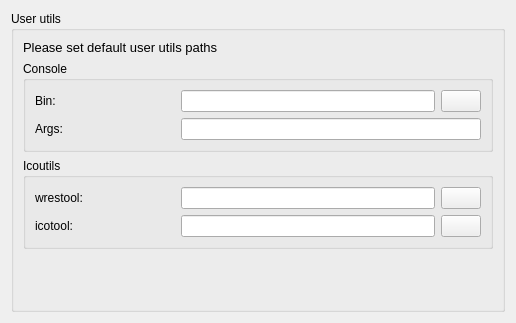
           <widget class="QWidget" name="widgetFirstStartup2" native="true">
            <property name="geometry">
             <rect>
              <x>-1</x>
              <y>0</y>
              <width>510</width>
              <height>323</height>
             </rect>
            </property>
            <property name="autoFillBackground">
             <bool>true</bool>
            </property>
            <layout class="QVBoxLayout" name="_25">
             <item>
              <widget class="QGroupBox" name="groupBox_8">
               <property name="autoFillBackground">
                <bool>false</bool>
               </property>
               <property name="title">
                <string>User utils</string>
               </property>
               <layout class="QVBoxLayout" name="_26">
                <item>
                 <widget class="QLabel" name="label_5">
                  <property name="sizePolicy">
                   <sizepolicy hsizetype="Preferred" vsizetype="Preferred">
                    <horstretch>0</horstretch>
                    <verstretch>0</verstretch>
                   </sizepolicy>
                  </property>
                  <property name="text">
                   <string>&lt;!DOCTYPE HTML PUBLIC &quot;-//W3C//DTD HTML 4.0//EN&quot; &quot;http://www.w3.org/TR/REC-html40/strict.dtd&quot;&gt;
&lt;html&gt;&lt;head&gt;&lt;meta name=&quot;qrichtext&quot; content=&quot;1&quot; /&gt;&lt;style type=&quot;text/css&quot;&gt;
p, li { white-space: pre-wrap; }
&lt;/style&gt;&lt;/head&gt;&lt;body style=&quot; font-family:'Verdana'; font-size:10pt; font-weight:400; font-style:normal;&quot;&gt;
&lt;p style=&quot; margin-top:12px; margin-bottom:12px; margin-left:0px; margin-right:0px; -qt-block-indent:0; text-indent:0px;&quot;&gt;Please set default user utils paths&lt;/p&gt;&lt;/body&gt;&lt;/html&gt;</string>
                  </property>
                 </widget>
                </item>
                <item>
                 <widget class="QGroupBox" name="groupBox_5">
                  <property name="title">
                   <string>Console</string>
                  </property>
                  <layout class="QVBoxLayout" name="_27">
                   <item>
                    <widget class="QWidget" name="widget_12" native="true">
                     <layout class="QHBoxLayout" name="_28">
                      <property name="margin">
                       <number>0</number>
                      </property>
                      <item>
                       <widget class="QLabel" name="label_8">
                        <property name="minimumSize">
                         <size>
                          <width>140</width>
                          <height>0</height>
                         </size>
                        </property>
                        <property name="maximumSize">
                         <size>
                          <width>140</width>
                          <height>16777215</height>
                         </size>
                        </property>
                        <property name="text">
                         <string>Bin:</string>
                        </property>
                       </widget>
                      </item>
                      <item>
                       <widget class="QLineEdit" name="txtConsoleBin"/>
                      </item>
                      <item>
                       <widget class="QPushButton" name="cmdGetConsoleBin">
                        <property name="text">
                         <string/>
                        </property>
                        <property name="iconSize">
                         <size>
                          <width>16</width>
                          <height>16</height>
                         </size>
                        </property>
                       </widget>
                      </item>
                     </layout>
                    </widget>
                   </item>
                   <item>
                    <widget class="QWidget" name="widget_16" native="true">
                     <layout class="QHBoxLayout" name="_29">
                      <property name="margin">
                       <number>0</number>
                      </property>
                      <item>
                       <widget class="QLabel" name="label_22">
                        <property name="minimumSize">
                         <size>
                          <width>140</width>
                          <height>0</height>
                         </size>
                        </property>
                        <property name="maximumSize">
                         <size>
                          <width>140</width>
                          <height>16777215</height>
                         </size>
                        </property>
                        <property name="text">
                         <string>Args:</string>
                        </property>
                       </widget>
                      </item>
                      <item>
                       <widget class="QLineEdit" name="txtConsoleArgs"/>
                      </item>
                     </layout>
                    </widget>
                   </item>
                  </layout>
                 </widget>
                </item>
                <item>
                 <widget class="QGroupBox" name="groupBox_6">
                  <property name="title">
                   <string>Icoutils</string>
                  </property>
                  <layout class="QVBoxLayout" name="_30">
                   <item>
                    <widget class="QWidget" name="widget_26" native="true">
                     <layout class="QHBoxLayout" name="_31">
                      <property name="margin">
                       <number>0</number>
                      </property>
                      <item>
                       <widget class="QLabel" name="label_25">
                        <property name="minimumSize">
                         <size>
                          <width>140</width>
                          <height>0</height>
                         </size>
                        </property>
                        <property name="maximumSize">
                         <size>
                          <width>140</width>
                          <height>16777215</height>
                         </size>
                        </property>
                        <property name="text">
                         <string>wrestool:</string>
                        </property>
                       </widget>
                      </item>
                      <item>
                       <widget class="QLineEdit" name="txtWrestoolBin"/>
                      </item>
                      <item>
                       <widget class="QPushButton" name="cmdGetWrestoolBin">
                        <property name="text">
                         <string/>
                        </property>
                        <property name="iconSize">
                         <size>
                          <width>16</width>
                          <height>16</height>
                         </size>
                        </property>
                       </widget>
                      </item>
                     </layout>
                    </widget>
                   </item>
                   <item>
                    <widget class="QWidget" name="widget_27" native="true">
                     <layout class="QHBoxLayout" name="_32">
                      <property name="margin">
                       <number>0</number>
                      </property>
                      <item>
                       <widget class="QLabel" name="label_26">
                        <property name="minimumSize">
                         <size>
                          <width>140</width>
                          <height>0</height>
                         </size>
                        </property>
                        <property name="maximumSize">
                         <size>
                          <width>140</width>
                          <height>16777215</height>
                         </size>
                        </property>
                        <property name="text">
                         <string>icotool:</string>
                        </property>
                       </widget>
                      </item>
                      <item>
                       <widget class="QLineEdit" name="txtIcotoolBin"/>
                      </item>
                      <item>
                       <widget class="QPushButton" name="cmdGetIcotoolBin">
                        <property name="text">
                         <string/>
                        </property>
                        <property name="iconSize">
                         <size>
                          <width>16</width>
                          <height>16</height>
                         </size>
                        </property>
                       </widget>
                      </item>
                     </layout>
                    </widget>
                   </item>
                  </layout>
                 </widget>
                </item>
                <item>
                 <spacer>
                  <property name="orientation">
                   <enum>Qt::Vertical</enum>
                  </property>
                  <property name="sizeHint" stdset="0">
                   <size>
                    <width>470</width>
                    <height>16</height>
                   </size>
                  </property>
                 </spacer>
                </item>
               </layout>
              </widget>
             </item>
            </layout>
           </widget>
